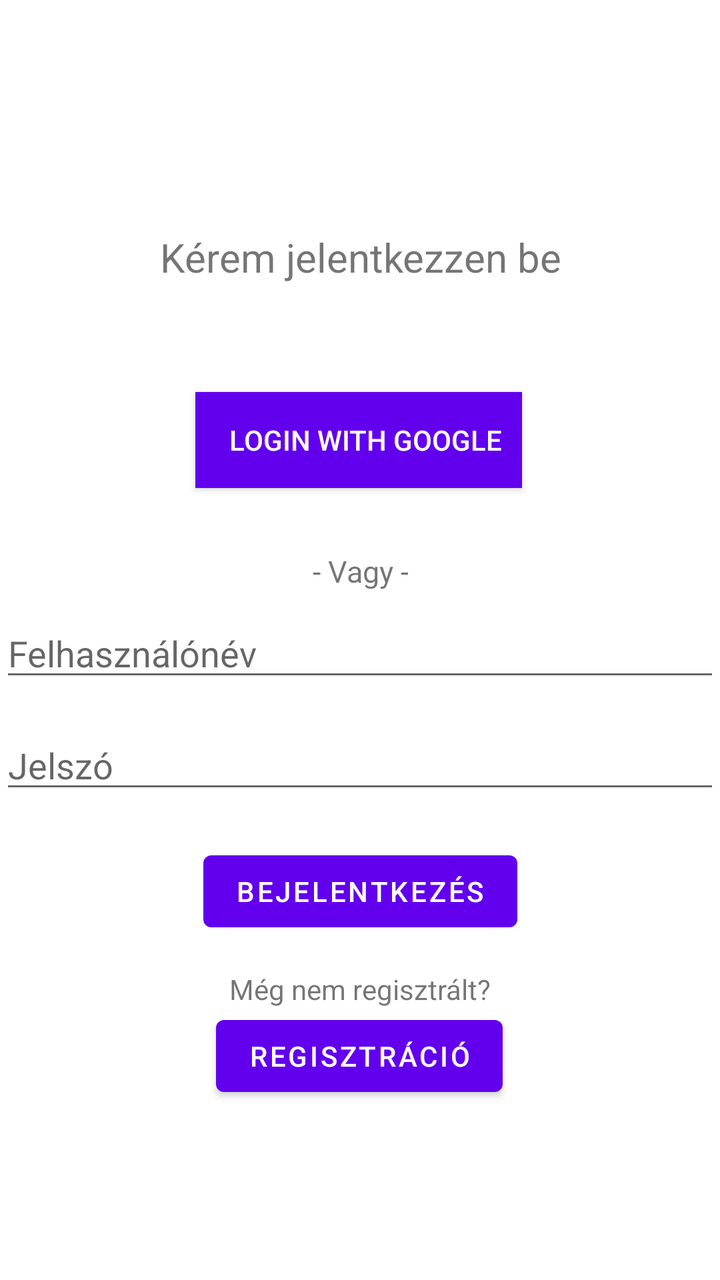
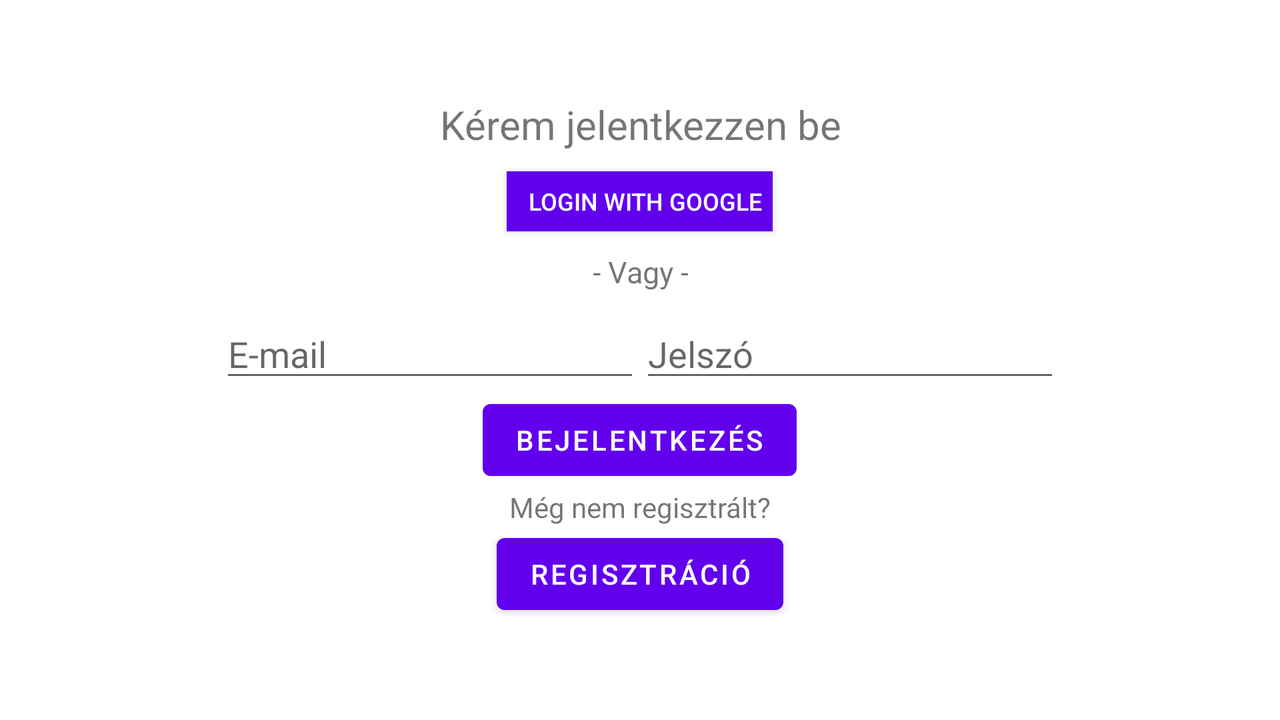

Compare how this app lays out the same screen by default and in its alternative resource folder. The renders come first, then the two layout files and the values they reference.
<!-- AndroidManifest.xml: application theme Theme.Zoldsegbolt -->
<!-- res/layout/activity_main.xml -->
<?xml version="1.0" encoding="utf-8"?>
<androidx.constraintlayout.widget.ConstraintLayout
    xmlns:android="http://schemas.android.com/apk/res/android"
    xmlns:app="http://schemas.android.com/apk/res-auto"
    xmlns:tools="http://schemas.android.com/tools"
    android:layout_width="match_parent"
    android:layout_height="match_parent"
    tools:context=".MainActivity">


    <TextView
        android:layout_width="263dp"
        android:layout_height="33dp"
        android:text="Kérem jelentkezzen be"
        android:textAlignment="center"
        android:textSize="20dp"
        app:layout_constraintBottom_toTopOf="@+id/button5"
        app:layout_constraintEnd_toEndOf="parent"
        app:layout_constraintStart_toStartOf="parent"
        app:layout_constraintTop_toTopOf="parent"
        app:layout_constraintVertical_bias="0.706" />


    <androidx.appcompat.widget.AppCompatButton
        android:id="@+id/button5"
        android:layout_width="wrap_content"
        android:layout_height="wrap_content"
        android:layout_marginBottom="396dp"
        android:padding="10dp"
        android:drawableStart="@drawable/googleg_standard_color_18"
        android:text="  Login with google"
        android:background="@color/purple_500"
        android:textColor="@color/white"
        android:shadowColor="@color/black"
        app:layout_constraintBottom_toBottomOf="parent"
        app:layout_constraintEnd_toEndOf="parent"
        app:layout_constraintHorizontal_bias="0.497"

        app:layout_constraintStart_toStartOf="parent" />

    <TextView
        android:layout_width="wrap_content"
        android:layout_height="19dp"
        android:text="- Vagy -"
        android:textAlignment="center"
        android:textSize="15dp"
        app:layout_constraintBottom_toTopOf="@+id/editTextUserName"
        app:layout_constraintEnd_toEndOf="parent"
        app:layout_constraintStart_toStartOf="parent"
        app:layout_constraintTop_toBottomOf="@+id/button5"
        app:layout_constraintVertical_bias="0.755" />

    <EditText
        android:id="@+id/editTextUserName"
        android:layout_width="match_parent"
        android:layout_height="wrap_content"
        android:ems="10"
        android:hint="Felhasználónév"
        android:inputType="text"
        app:layout_constraintBottom_toBottomOf="parent"
        app:layout_constraintEnd_toEndOf="parent"
        app:layout_constraintHorizontal_bias="0.0"
        app:layout_constraintStart_toStartOf="parent"
        app:layout_constraintTop_toBottomOf="@+id/button5"
        app:layout_constraintVertical_bias="0.17" />

    <EditText
        android:id="@+id/editTextPassword"
        android:layout_width="match_parent"
        android:layout_height="wrap_content"
        android:layout_marginBottom="150dp"
        android:ems="10"
        android:hint="Jelszó"
        android:inputType="textPassword"
        app:layout_constraintBottom_toBottomOf="parent"
        app:layout_constraintTop_toBottomOf="@+id/editTextUserName"
        app:layout_constraintVertical_bias="0.141"
        tools:layout_editor_absoluteX="16dp" />

    <Button
        android:id="@+id/button3"
        android:layout_width="wrap_content"
        android:layout_height="wrap_content"
        android:layout_marginTop="20dp"
        android:text="Bejelentkezés"
        app:layout_constraintEnd_toEndOf="parent"
        app:layout_constraintStart_toStartOf="parent"
        app:layout_constraintTop_toBottomOf="@+id/editTextPassword" />

    <Button
        android:id="@+id/button4"
        android:layout_width="wrap_content"
        android:layout_height="wrap_content"
        android:text="Regisztráció"
        app:layout_constraintBottom_toBottomOf="parent"
        app:layout_constraintEnd_toEndOf="parent"
        app:layout_constraintHorizontal_bias="0.498"
        app:layout_constraintStart_toStartOf="parent"
        app:layout_constraintTop_toBottomOf="@+id/button3"
        app:layout_constraintVertical_bias="0.28" />

    <TextView
        android:id="@+id/textView"
        android:layout_width="wrap_content"
        android:layout_height="wrap_content"
        android:text="Még nem regisztrált?"
        app:layout_constraintBottom_toTopOf="@+id/button4"
        app:layout_constraintEnd_toEndOf="parent"
        app:layout_constraintStart_toStartOf="parent"
        app:layout_constraintTop_toBottomOf="@+id/button3"
        app:layout_constraintVertical_bias="1.0" />


</androidx.constraintlayout.widget.ConstraintLayout>
<!-- resources referenced by this layout -->
<resources>
  <color name="black">#FF000000</color>
  <color name="purple_500">#FF6200EE</color>
  <color name="white">#FFFFFFFF</color>
  <style name="Theme.Zoldsegbolt" parent="Theme.MaterialComponents.DayNight.DarkActionBar">
          
          <item name="colorPrimary">@color/purple_500</item>
          <item name="colorPrimaryVariant">@color/purple_700</item>
          <item name="colorOnPrimary">@color/white</item>
          
          <item name="colorSecondary">@color/teal_200</item>
          <item name="colorSecondaryVariant">@color/teal_700</item>
          <item name="colorOnSecondary">@color/black</item>
          
          <item name="android:statusBarColor" tools:targetApi="l">?attr/colorPrimaryVariant</item>
          
      </style>
  <color name="purple_700">#FF3700B3</color>
  <color name="teal_200">#FF03DAC5</color>
  <color name="teal_700">#FF018786</color>
</resources>
<!-- res/layout-land/activity_main.xml (the repository's variant of the layout above) -->
<!-- drawn on the phone turned sideways -->
<?xml version="1.0" encoding="utf-8"?>
<LinearLayout
    xmlns:android="http://schemas.android.com/apk/res/android"
    xmlns:app="http://schemas.android.com/apk/res-auto"
    xmlns:tools="http://schemas.android.com/tools"
    android:layout_width="wrap_content"
    android:layout_height="match_parent"
    android:orientation="vertical"
    android:layout_centerVertical="true"
    android:layout_gravity="center"
    android:gravity="center"
    tools:context=".MainActivity">



    <TextView
        android:layout_width="wrap_content"
        android:layout_height="wrap_content"
        android:text="Kérem jelentkezzen be"
        android:textAlignment="center"
        android:textSize="20dp" />

    <androidx.appcompat.widget.AppCompatButton
        android:id="@+id/main_login_with_google_button"
        android:layout_width="wrap_content"
        android:layout_height="30dp"
        android:drawableStart="@drawable/googleg_standard_color_18"
        android:paddingLeft="5dp"
        android:paddingRight="5dp"
        android:text="  Login with google"
        android:textSize="12dp"
        android:shadowColor="@color/black"
        android:layout_margin="10dp"
        android:background="@color/purple_500"
        android:textColor="@color/white"
        android:onClick="loginWithGoogle"
        />

    <TextView
        android:layout_width="wrap_content"
        android:layout_height="19dp"
        android:text="- Vagy -"
        android:textAlignment="center"
        android:textSize="15dp"
        />

    <LinearLayout
        android:layout_width="wrap_content"
        android:layout_height="wrap_content" >

        <EditText
            android:id="@+id/main_editTextEmail"
            android:layout_width="wrap_content"
            android:layout_height="wrap_content"
            android:layout_marginTop="10dp"
            android:ems="10"
            android:hint="E-mail"
            android:inputType="textEmailAddress"
            tools:layout_editor_absoluteX="16dp" />

        <EditText
            android:id="@+id/main_editTextPassword"
            android:layout_width="wrap_content"
            android:layout_height="wrap_content"
            android:ems="10"
            android:layout_marginTop="10dp"
            android:hint="Jelszó"
            android:inputType="textPassword" />

    </LinearLayout>





    <Button
        android:id="@+id/main_login_button"
        android:layout_width="wrap_content"
        android:layout_height="wrap_content"
        android:layout_marginTop="20dp"
        android:text="Bejelentkezés"
        android:onClick="login"
        android:layout_margin="0dp" />


    <TextView
        android:id="@+id/textView"
        android:layout_width="wrap_content"
        android:layout_height="wrap_content"
        android:text="Még nem regisztrált?" />

    <Button
        android:id="@+id/main_regist_button"
        android:layout_width="wrap_content"
        android:layout_height="wrap_content"
        android:onClick="register"
        android:text="Regisztráció"
        />


</LinearLayout>
